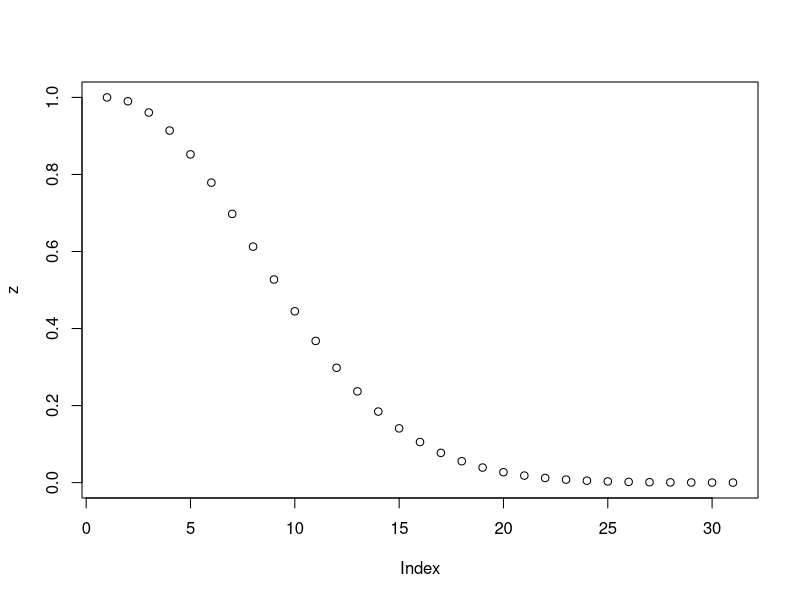
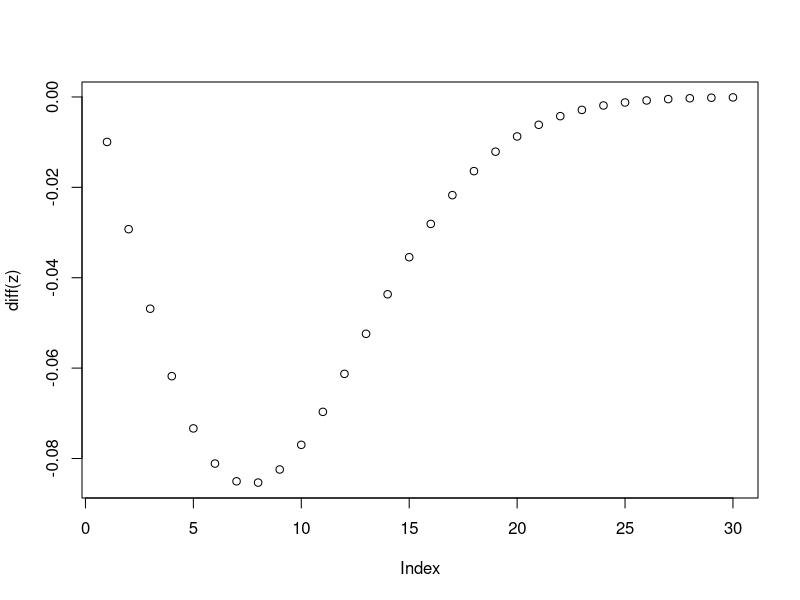
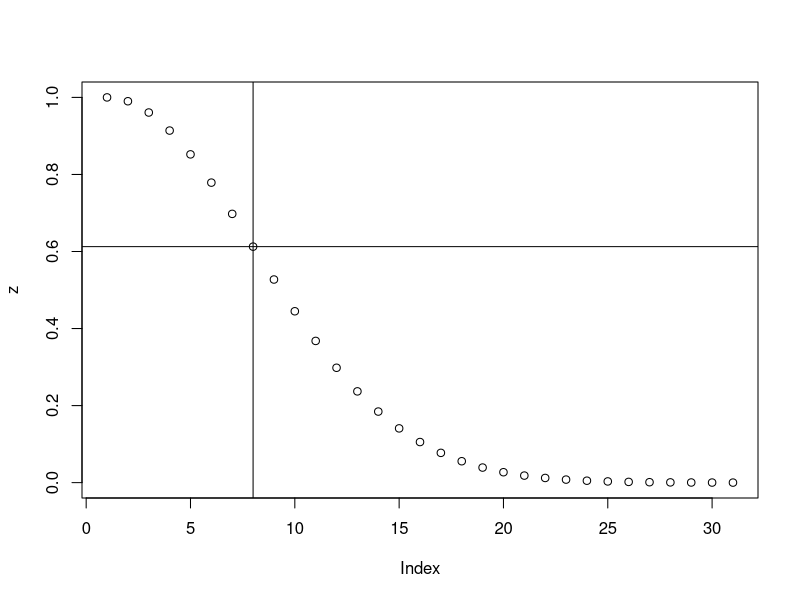

These charts were generated, in order, by the following R code:
z <- exp(-seq(0,3, by=0.1)^2 )
plot(z)
plot(diff(z))
z[ which(abs(diff(z))==max(abs(diff(z))) )]
# [1] 0.6126264
# could have also tested for min() instead of max(abs())
plot(z)
abline( v = which(abs(diff(z))==max(abs(diff(z))) ) )
abline( h = z[which(abs(diff(z))==max(abs(diff(z))) ) ] )
